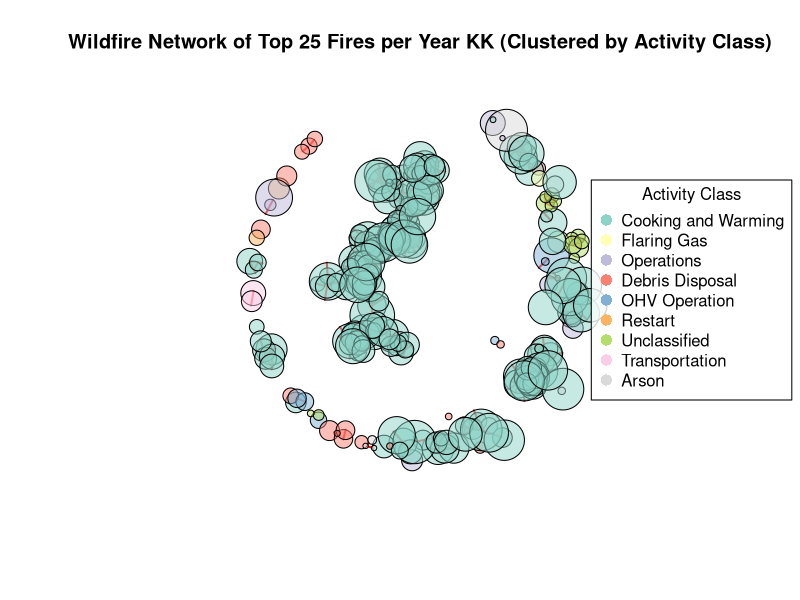
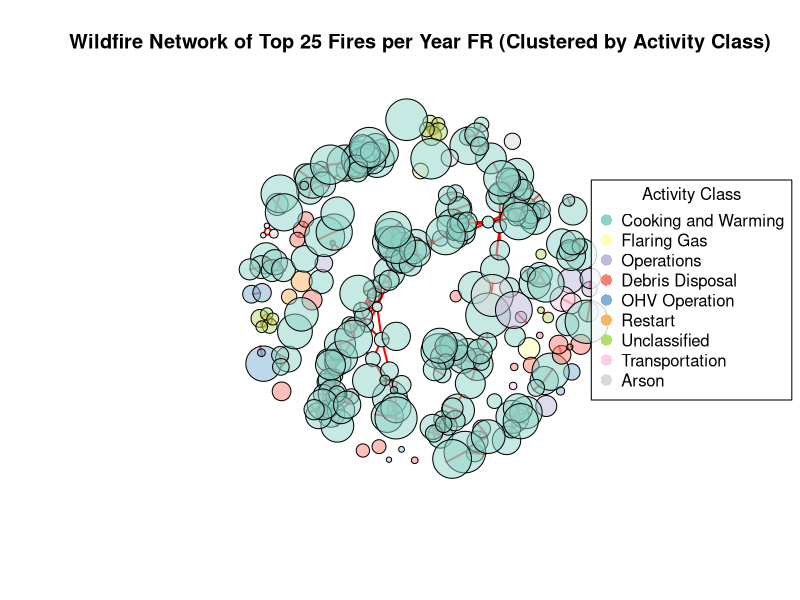

Write the R code that produced these figures, in order. (Note: this script raises an error after producing the figures.)
## ---- chunk 1
# Load necessary libraries
library(dplyr)
library(igraph)
library(geosphere)
library(ggplot2)
library(sf)
library(RColorBrewer)
library(viridis)

wildfire_data <- read.csv("data_clean.csv")

# Filter top 100 fires per year based on `current_size`
top_fires <- wildfire_data %>%
  group_by(fire_year) %>%
  arrange(desc(current_size)) %>%
  slice_head(n = 25) %>%
  ungroup()

# Create a unique identifier by combining `fire_year` and `fire_number`
top_fires <- top_fires %>%
  mutate(unique_id = paste(fire_year, fire_number, sep = "_"))

# Prepare nodes (distinct fires with geographical coordinates)
nodes <- top_fires %>%
  select(unique_id, fire_location_latitude, fire_location_longitude, current_size, fire_year, activity_class) %>%
  distinct()

# Define edges based on geographical proximity within each year
max_distance <- 50000  # Set max distance to 20 km for connecting fires
# Define edges based on geographical proximity within each `activity_class`
edges <- data.frame(from = character(), to = character(), stringsAsFactors = FALSE)

# Loop to create edges within each `activity_class` group based on proximity
for (class in unique(top_fires$activity_class)) {
  # Filter data for the current activity class and remove rows with missing coordinates
  class_data <- top_fires %>%
    filter(activity_class == class) %>%
    filter(!is.na(fire_location_latitude) & !is.na(fire_location_longitude))
  
  # Skip if no rows remain after filtering
  if (nrow(class_data) < 2) {
    next  # Skip this iteration if there aren’t enough points to form edges
  }
  
  # Nested loop to calculate distances and create edges
  for (i in 1:(nrow(class_data) - 1)) {
    for (j in (i + 1):nrow(class_data)) {
      # Extract the coordinates as pairs
      coord_i <- c(class_data$fire_location_longitude[i], class_data$fire_location_latitude[i])
      coord_j <- c(class_data$fire_location_longitude[j], class_data$fire_location_latitude[j])
      
      # Check if coordinates are valid pairs of length 2
      if (length(coord_i) == 2 && length(coord_j) == 2) {
        # Calculate distance between points
        dist <- distHaversine(coord_i, coord_j)
        
        # Add edge if distance is within the maximum allowed distance
        if (!is.na(dist) && dist <= max_distance) {
          edges <- rbind(edges, data.frame(from = class_data$unique_id[i], to = class_data$unique_id[j]))
        }
      }
    }
  }
}


# Filter edges to ensure IDs are in nodes
edges <- edges %>%
  filter(from %in% nodes$unique_id & to %in% nodes$unique_id)

# Create the graph from edges and nodes
g <- graph_from_data_frame(d = edges, vertices = nodes, directed = FALSE)

V(g)$activity_class <- nodes$activity_class

# Map `activity_class` to colors
activity_classes <- unique(nodes$activity_class)
color_palette <- brewer.pal(n = length(activity_classes), name = "Set3")  # Customize with any color palette you prefer
activity_colors <- setNames(color_palette, activity_classes)  # Map each activity_class to a color


# Apply colors to nodes based on `activity_class`
V(g)$color <- activity_colors[V(g)$activity_class]

# Node sizes based on `current_size`
V(g)$size <- log(nodes$current_size + 1) * 2

# Adjust node colors for transparency
node_colors <- adjustcolor(V(g)$color, alpha.f = 0.5)  # 70% opacity

# Adjust edge color for transparency
edge_color <- adjustcolor("red", alpha.f = 1) 

# Plot the network with Kamada-Kawai layout
layout_kk <- layout_with_kk(g)
plot(g,
     layout = layout_kk,
     vertex.size = V(g)$size,
     vertex.color = node_colors,  # Transparent node colors
     vertex.label = NA,
     edge.color = edge_color,      # Transparent edge color
     edge.width = 2,
     main = "Wildfire Network of Top 25 Fires per Year KK (Clustered by Activity Class)")

legend("right", 
       legend = names(activity_colors),
       col = activity_colors,
       pch = 16,
       pt.cex = 1.5,   # Increase point size in legend for visibility
       title = "Activity Class",
       xpd = TRUE,                
       inset = -0.05,
       bg = adjustcolor("white", alpha.f = 0.8))  # Transparent legend background

layout_fr <- layout_with_fr(g)
plot(g,
     layout = layout_fr,
     vertex.size = V(g)$size,
     vertex.color = node_colors,
     vertex.label = NA,
     edge.color = edge_color,
     edge.width = 2,   # Keep a higher width for better visibility
     main = "Wildfire Network of Top 25 Fires per Year FR (Clustered by Activity Class)")

legend("right", 
       legend = names(activity_colors),
       col = activity_colors,
       pch = 16,
       pt.cex = 1.5,   # Increase point size in legend for visibility
       title = "Activity Class",
       xpd = TRUE,                
       inset = -0.05,
       bg = adjustcolor("white", alpha.f = 0.8))  # Transparent legend background

cat("Number of edges in graph:", ecount(g), "\n")
cat("Number of vertices in graph:", vcount(g), "\n")
## ---- chunk 2
# Fixed bounding box for Canada
register_stadiamaps("59b82ef6-c67a-4d54-ac10-301e0edb43e4", write = TRUE)

bbox <- c(left = -140, bottom = 40, right = -50, top = 85)  # Covers Canada

# Convert nodes data to an sf object for spatial plotting
nodes_sf <- st_as_sf(nodes, coords = c("fire_location_longitude", "fire_location_latitude"), crs = 4326)

# Reproject to Web Mercator (EPSG:3857) to match Stamen map tiles
nodes_sf <- st_transform(nodes_sf, crs = 3857)

# Loop to create a map for each year
years <- unique(top_fires$fire_year)

for (year in years) {
  yearly_data <- nodes_sf %>% filter(fire_year == year)
  
  # Get a background map centered on Canada
map_base <- get_stadiamap(
    bbox = bbox,   # Use bounding box for each year's data
    zoom = 4,      # Adjust zoom level if needed
    maptype = "outdoors"  # Options: "outdoors", "alidade_smooth_dark"
  )

  # Plot the map with wildfire clusters overlaid
  ggmap(map_base) +
    geom_sf(data = yearly_data, aes(color = as.factor(cluster), size = log(current_size + 1)), inherit.aes = FALSE) +
    scale_color_viridis_d(option = "plasma") +
    labs(title = paste("Wildfire Locations and Clusters for Year:", year),
         color = "Cluster") +
    theme_minimal() +
    theme(legend.position = "bottom") +
    scale_size(range = c(2, 6))
}
## ---- chunk 3
# Data Analysis on the given data 
Degree_centrality <- degree(g)
Closeness_centrality <- closeness(g)
Betweenness_centrality <- betweenness(g)
Eigenvector_centrality <- evcent(g)$vector
Clustering_coefficient <- transitivity(g, type = "local")
# Combine centrality measures into a data frame
centrality_measures <- data.frame(
  node = V(g)$name,
  degree = Degree_centrality,
  closeness = Closeness_centrality,
  betweenness = Betweenness_centrality,
  eigenvector = Eigenvector_centrality,
  clustering = Clustering_coefficient
)
summary(centrality_measures)
# Top 5 nodes by degree centrality
top_degree <- centrality_measures[order(-centrality_measures$degree), ]
head(top_degree, 5)
# Top 5 nodes by closeness centrality
top_closeness <- centrality_measures[order(-centrality_measures$closeness), ]
head(top_closeness, 5)
# Top 5 nodes by betweenness centrality
top_betweenness <- centrality_measures[order(-centrality_measures$betweenness), ]
head(top_betweenness, 5)
# Top 5 nodes by eigenvector centrality
top_eigenvector <- centrality_measures[order(-centrality_measures$eigenvector), ]
head(top_eigenvector, 5)
# Top 5 nodes by clustering coefficient
top_clustering <- centrality_measures[order(-centrality_measures$clustering), ]
head(top_clustering, 5)
# Calculate network density
network_density <- edge_density(g)
cat("\nNetwork Density:", network_density)
## ---- chunk 4
# 1. Visualize Degree Centrality Distribution
degree_centrality_df <- data.frame(node = names(Degree_centrality), degree = Degree_centrality)
ggplot(degree_centrality_df, aes(x = degree)) +
  geom_histogram(bins = 30, fill = "skyblue", color = "black") +
  labs(title = "Degree Centrality Distribution", x = "Degree Centrality", y = "Frequency")
# 2. Visualize Closeness Centrality Distribution
closeness_centrality_df <- data.frame(node = names(Closeness_centrality), closeness = Closeness_centrality)
ggplot(closeness_centrality_df, aes(x = closeness)) +
  geom_histogram(bins = 30, fill = "salmon", color = "black") +
  labs(title = "Closeness Centrality Distribution", x = "Closeness Centrality", y = "Frequency")
# 3. Visualize Betweenness Centrality Distribution
betweenness_centrality_df <- data.frame(node = names(Betweenness_centrality), betweenness = Betweenness_centrality)
ggplot(betweenness_centrality_df, aes(x = betweenness)) +
  geom_histogram(bins = 30, fill = "lightgreen", color = "black") +
  labs(title = "Betweenness Centrality Distribution", x = "Betweenness Centrality", y = "Frequency")
# 4. Visualize Eigenvector Centrality Distribution
eigenvector_centrality_df <- data.frame(node = names(Eigenvector_centrality), eigenvector = Eigenvector_centrality)
ggplot(eigenvector_centrality_df, aes(x = eigenvector)) +
  geom_histogram(bins = 30, fill = "purple", color = "black") +
  labs(title = "Eigenvector Centrality Distribution", x = "Eigenvector Centrality", y = "Frequency")
# 5. Community Detection and Visualization
# Detect communities using a community detection algorithm (Louvain)
communities <- cluster_louvain(g)
V(g)$community <- membership(communities)
# Plot the network with nodes
set.seed(42)  # For reproducible layout
par(mar = c(1, 1, 1, 1))
plot(g, 
     vertex.color = adjustcolor(V(g)$color, alpha.f = 0.5),
     vertex.size = V(g)$size,
     vertex.label = NA,
     edge.width = 1.5,
     edge.color = adjustcolor("red"),
     main = "Wildfire Network with Communities Highlighted")
